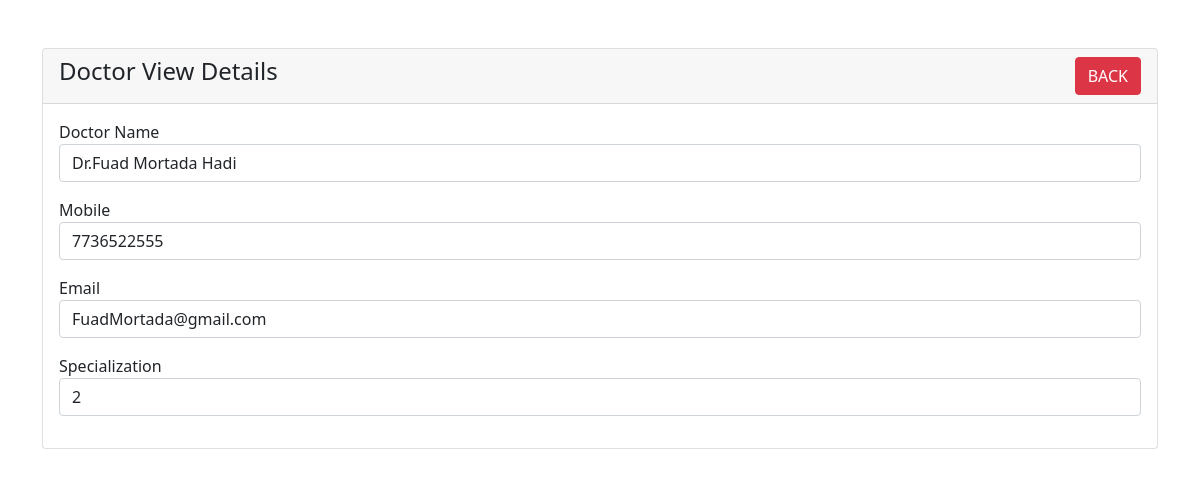
Page /Admin/student-view.php?ID=3 on the earlier database version.
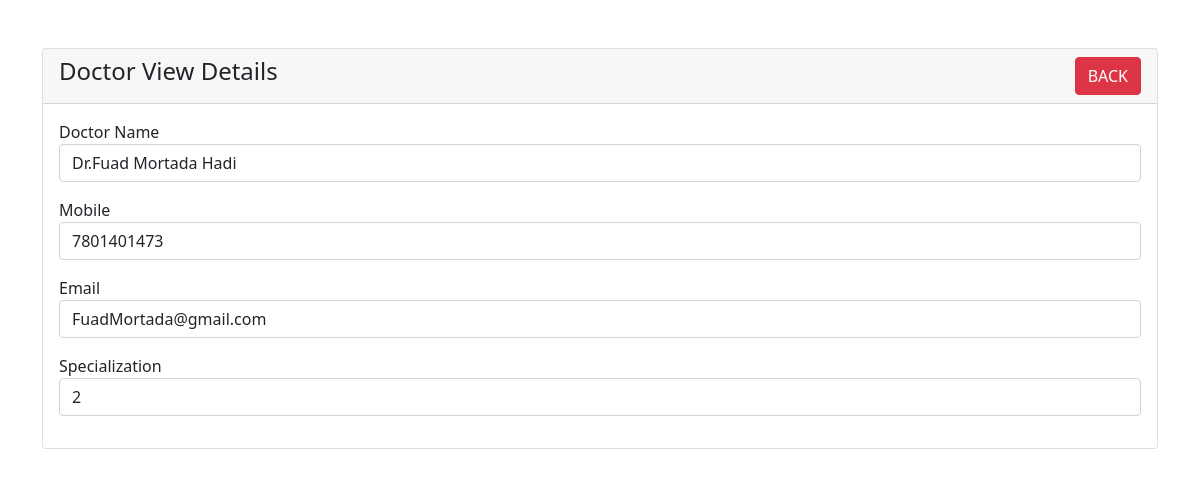
Same page on the later database version.
### tables this page shows
CREATE TABLE `tbldoctor` (
  `ID` int(5) NOT NULL,
  `FullName` varchar(250) DEFAULT NULL,
  `MobileNumber` bigint(10) DEFAULT NULL,
  `Email` varchar(250) DEFAULT NULL,
  `Specialization` varchar(250) DEFAULT NULL,
  `Password` varchar(259) DEFAULT NULL,
  `CreationDate` timestamp NULL DEFAULT current_timestamp()
);

### Admin/student-view.php (the view, shortened to what this page needs)
<?php
require 'dbcon.php';
?>
<!doctype html>
<html lang="en">
  <head>
    <link href="https://cdn.jsdelivr.net/npm/bootstrap@5.1.3/dist/css/bootstrap.min.css" rel="stylesheet">
</head>
<body>
    <div class="container mt-5">
        <div class="row">
            <div class="col-md-12">
                <div class="card">
                    <div class="card-header">
                        <h4>Doctor View Details
                            <a href="index.php" class="btn btn-danger float-end">BACK</a>
                        </h4>
                    </div>
                    <div class="card-body">
                        <?php
                        if(isset($_GET['ID']))
                        {
                            $student_id = mysqli_real_escape_string($con, $_GET['ID']);
                            $query = "SELECT * FROM tbldoctor WHERE ID='$student_id' ";
                            $query_run = mysqli_query($con, $query);
                            if(mysqli_num_rows($query_run) > 0)
                            {
                                $student = mysqli_fetch_array($query_run);
                                ?>
                                    <div class="mb-3">
                                        <label>Doctor Name</label>
                                        <p class="form-control">
                                            <?=$student['FullName'];?>
                                        </p>
                                    </div>
                                    <div class="mb-3">
                                        <label>Mobile</label>
                                        <p class="form-control">
                                            <?=$student['MobileNumber'];?>
                                        </p>
                                    </div>
                                    <div class="mb-3">
                                        <label>Email</label>
                                        <p class="form-control">
                                            <?=$student['Email'];?>
                                        </p>
                                    </div>
                                    <div class="mb-3">
                                        <label>Specialization</label>
                                        <p class="form-control">
                                            <?=$student['Specialization'];?>
                                        </p>
                                    </div>
                                <?php
                            }
                            else
                            {
                                echo "<h4>No Such Id Found</h4>";
                            }
                        }
                        ?>
                    </div>
                </div>
            </div>
        </div>
    </div>
</body>
</html>

Differences in the rows shown:
changed tbldoctor "Dr.Fuad Mortada Hadi": MobileNumber "7736522555" → "7801401473"
